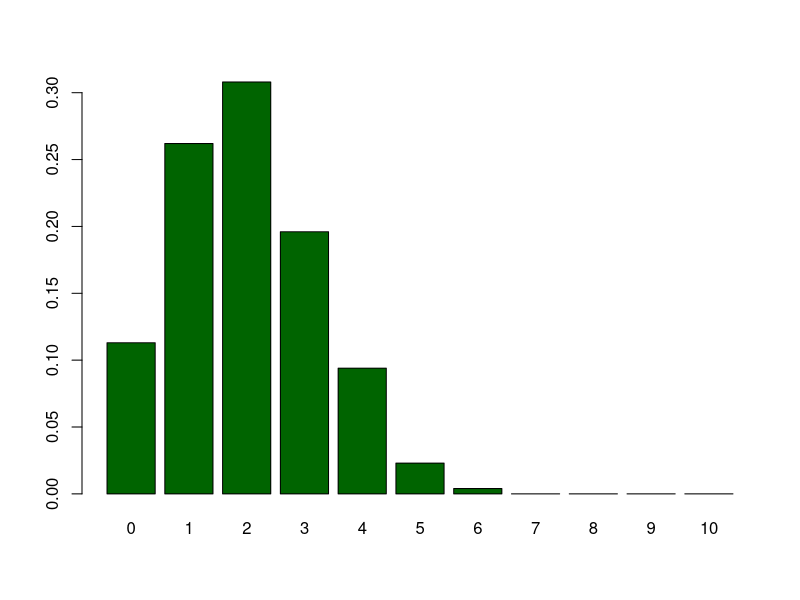

This chart was generated by the following R code:
## ---- chunk 1
my.tosses = c(1,0,0,0,0,1,0,0,0,0)
## ---- chunk 2
sample(my.tosses, replace = TRUE)
sample(my.tosses, replace = TRUE)
sample(my.tosses, replace = TRUE)
sample(my.tosses, replace = TRUE)
## ---- chunk 3
n.samples = 1000
n.heads = vector()

for (i in 1:n.samples) {
  my.sample <- sample(my.tosses, replace = TRUE)
  
  n.heads[i] <- sum(my.sample) 
}
## ---- chunk 4
kableExtra::kable( matrix(n.heads, 25, 40))
## ---- chunk 5
transposed <- t(table(factor(n.heads, levels=0:10)))
rownames(transposed) = "Freq"

kableExtra::kable(transposed)
## ---- chunk 6
barplot(table(factor(n.heads, levels=0:10))/1000, 
        col = "darkgreen")
